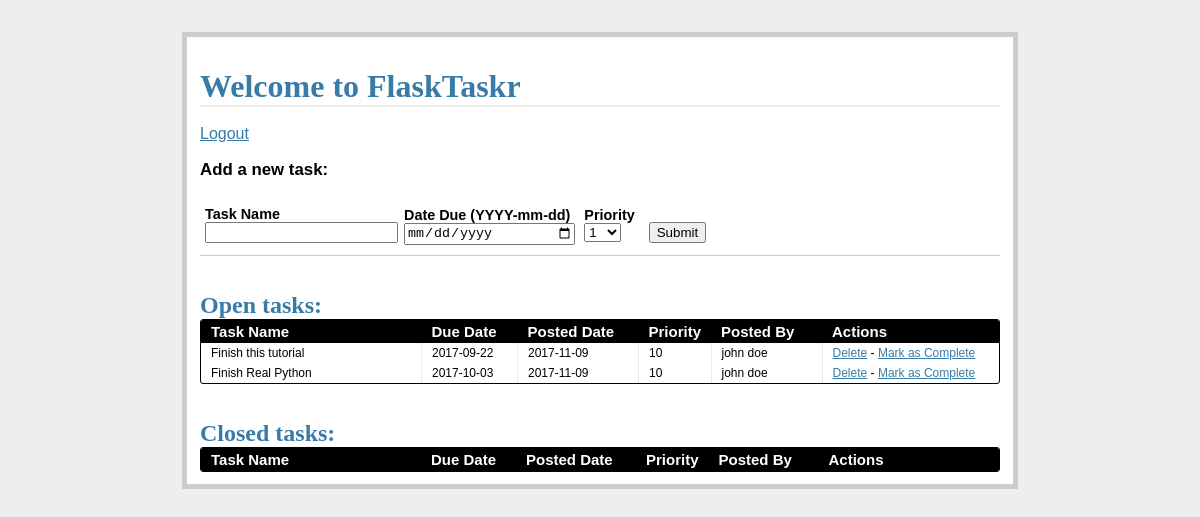
/tasks/ (signed in), run on an earlier commit of the app's database.
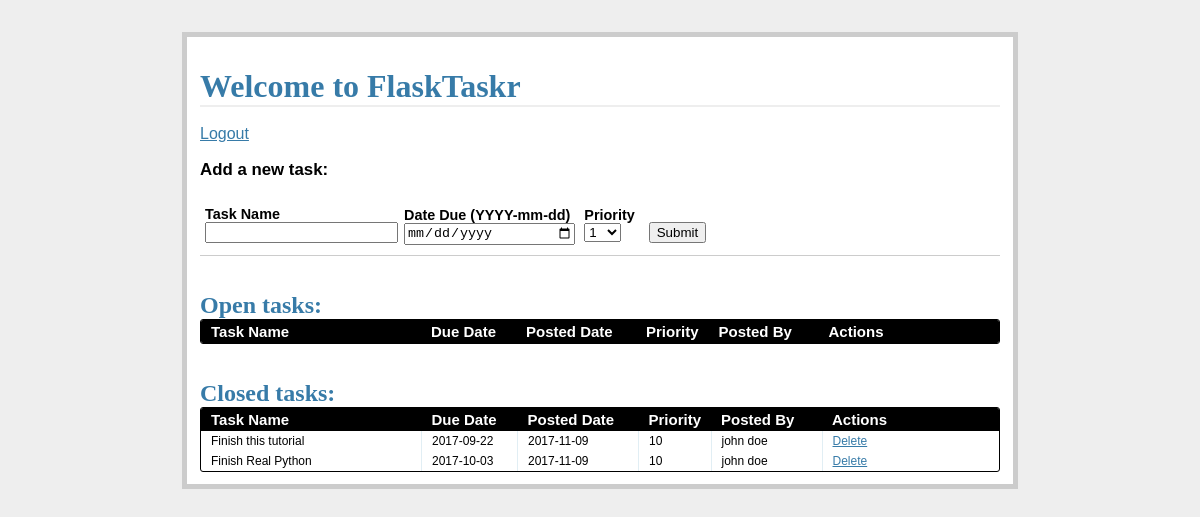
And on a later commit of the database.
### models.py (models this page shows, shortened)
class Task(db.Model):
    __tablename__ = "tasks"
    task_id = db.Column(db.Integer, primary_key=True)
    name = db.Column(db.String, nullable=False)
    due_date = db.Column(db.Date, nullable=False)
    priority = db.Column(db.Integer, nullable=False)
    posted_date = db.Column(db.Date, default=datetime.datetime.utcnow())
    status = db.Column(db.Integer)
    user_id = db.Column(db.Integer, db.ForeignKey('users.id'))

class User(db.Model):
    __tablename__ = 'users'
    id = db.Column(db.Integer, primary_key=True)
    name = db.Column(db.String, unique=True, nullable=False)
    email = db.Column(db.String, unique=True, nullable=False)
    password = db.Column(db.String, nullable=False)
    tasks = db.relationship('Task', backref='poster')

### views.py (the view)
@app.route('/tasks/')
@login_required
def tasks():
    open_tasks = db.session.query(Task) \
        .filter_by(status='1').order_by(Task.due_date.asc())
    closed_tasks = db.session.query(Task) \
        .filter_by(status='0').order_by(Task.due_date.asc())
    return render_template(
        'tasks.html',
        form=AddTaskForm(request.form),
        open_tasks=open_tasks,
        closed_tasks=closed_tasks
    )

### forms.py
class AddTaskForm(FlaskForm):
    task_id = IntegerField()
    name = StringField('Task Name', validators=[DataRequired()])
    due_date = DateField(
        'Date Due (YYYY-mm-dd)',
        validators=[DataRequired()],
        format='%Y-%m-%d'
    )
    priority = SelectField(
        'Priority',
        validators=[DataRequired()],
        choices=[
            ('1', '1'), ('2', '2'), ('3', '3'), ('4', '4'), ('5', '5'),
            ('6', '6'), ('7', '7'), ('8', '8'), ('9', '9'), ('10', '10')
        ]
    )
    status = IntegerField('Status')

### views.py (called while the page is built)
def login_required(test):
    @wraps(test)
    def wrap(*args, **kwargs):
        if 'logged_in' in session:
            return test(*args, **kwargs)
        else:
            flash('You need to login first')
            return redirect(url_for('login'))
    return wrap

### templates/tasks.html (shortened to what this page needs)
{% extends "_base.html" %}
{% block content %}
<h1>Welcome to FlaskTaskr</h1>
<br>
<a href="{{ url_for('logout') }}">Logout</a>
<div class="add-task">
  <h3>Add a new task:</h3>
  <form action="{{ url_for('new_task') }}" method="post" class="inline-form">
    <div class="input-group">
      {{ form.name.label }}
      {{ form.name }}
    </div>
    <div class="input-group">
      {{ form.due_date.label }}
      {{ form.due_date }}
    </div>
    <div class="input-group">
      {{ form.priority.label }}
      {{ form.priority }}
    </div>
    <div class="input-group">
      <button type="submit">Submit</button>
    </div>
  </form>
</div>
<div class="entries">
  <br>
  <br>
  <h2>Open tasks:</h2>
  <div class="datagrid">
    <table>
      <thead>
        <tr>
          <th width="200px"><strong>Task Name</strong></th>
          <th width="75px"><strong>Due Date</strong></th>
          <th width="100px"><strong>Posted Date</strong></th>
          <th width="50px"><strong>Priority</strong></th>
          <th width="90px"><strong>Posted By</strong></th>
          <th><strong>Actions</strong></th>
        </tr>
      </thead>
      {% for task in open_tasks %}
        <tr>
          <td width="200px">{{ task.name }}</td>
          <td width="75px">{{ task.due_date }}</td>
          <td width="100px">{{ task.posted_date }}</td>
          <td width="50px">{{ task.priority }}</td>
          <td width="90px">{{ task.poster.name }}</td>
          <td>
            <a href="{{ url_for('delete_entry', task_id = task.task_id) }}">Delete</a>  -
            <a href="{{ url_for('complete', task_id = task.task_id) }}">Mark as Complete</a>
          </td>
        </tr>
      {% endfor %}
    </table>
  </div>
  <br>
  <br>
</div>
<div class="entries">
  <h2>Closed tasks:</h2>
  <div class="datagrid">
    <table>
      <thead>
      <tr>
        <th width="200px"><strong>Task Name</strong></th>
        <th width="75px"><strong>Due Date</strong></th>
        <th width="100px"><strong>Posted Date</strong></th>
        <th width="50px"><strong>Priority</strong></th>
        <th width="90px"><strong>Posted By</strong></th>
        <th><strong>Actions</strong></th>
        </tr>
      </thead>
      {% for task in closed_tasks %}
        <tr>
          <td width="200px">{{ task.name }}</td>
          <td width="75px">{{ task.due_date }}</td>
          <td width="100px">{{ task.posted_date }}</td>
          <td width="50px">{{ task.priority }}</td>
          <td width="90px">{{ task.poster.name }}</td>
        <td>
          <a href="{{ url_for('delete_entry', task_id = task.task_id) }}">Delete</a>
        </td>
        </tr>
      {% endfor %}
    </table>
  </div>
</div>
{% endblock %}

### templates/_base.html (shortened to what this page needs)
<!DOCTYPE html>
<html>
<head>
    <link rel="stylesheet" href="{{ url_for('static', filename='css/main.css') }}">
</head>
<body>
    <div class="page">
        <br>
        {% block content %}
        {% endblock %}
    </div>
</body>
</html>

### static/css/main.css (style rules this page uses)
body { font-family: sans-serif; background: #eee; }
a, h1, h2 { color: #377BA8; }
h1, h2 { font-family: 'Georgia', serif; margin: 0; }
h1 { border-bottom: 2px solid #eee; }
h2 { font-size: 1.5em; }
label { display: block; font-weight: bold; }
.page { margin: 2em auto; width: 50em; border: 5px solid #ccc; padding: 0.8em; background: white; }
.entries { list-style: none; margin: 0; padding: 0; }
.add-task { font-size: 0.9em; border-bottom: 1px solid #ccc; }
.input-group { margin-bottom: 15px; }
.datagrid table { border-collapse: collapse; text-align: left; width: 100%; }
.datagrid { background: #fff; overflow: hidden; border: 1px solid #000000; border-radius: 3px; }
.datagrid table td, .datagrid table th { padding: 3px 10px; }
.datagrid table thead th { background-color:#000000; color:#FFFFFF; font-size: 15px; font-weight: bold; }
.datagrid table thead th:first-child { border: none; }
.datagrid table tbody td { color: #000000; border-left: 1px solid #E1EEF4; font-size: 12px; font-weight: normal; }
.datagrid table tbody td:first-child { border-left: none; }
.datagrid table tbody tr:last-child td { border-bottom: none; }
.inline-form .input-group { display: inline-block; margin: 10px 5px; }
.input-group input { width: 100%; }

What changed in the data, as far as the page shows it:
changed Task "Finish this tutorial": moves from the list under "Open tasks:" to the list under "Closed tasks:"
changed Task "Finish Real Python": moves from the list under "Open tasks:" to the list under "Closed tasks:"
